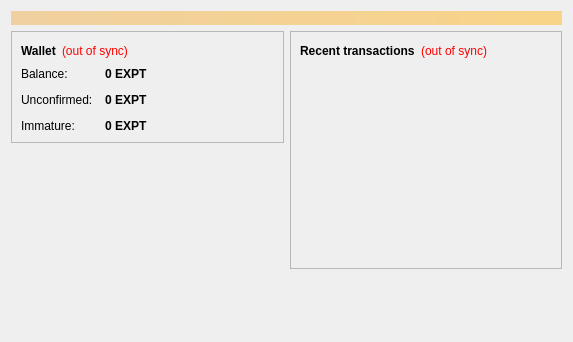
<?xml version="1.0" encoding="UTF-8"?>
<ui version="4.0">
 <class>OverviewPage</class>
 <widget class="QWidget" name="OverviewPage">
  <property name="geometry">
   <rect>
    <x>0</x>
    <y>0</y>
    <width>573</width>
    <height>342</height>
   </rect>
  </property>
  <property name="windowTitle">
   <string>Form</string>
  </property>
  <layout class="QVBoxLayout" name="topLayout">
   <item>
    <widget class="QLabel" name="labelAlerts">
     <property name="visible">
      <bool>false</bool>
     </property>
     <property name="styleSheet">
      <string notr="true">background-color: qlineargradient(x1: 0, y1: 0, x2: 1, y2: 0, stop:0 #F0D0A0, stop:1 #F8D488); color:#000000;</string>
     </property>
     <property name="wordWrap">
      <bool>true</bool>
     </property>
     <property name="margin">
      <number>3</number>
     </property>
    </widget>
   </item>
   <item>
    <layout class="QHBoxLayout" name="horizontalLayout" stretch="1,1">
     <item>
      <layout class="QVBoxLayout" name="verticalLayout_2">
       <item>
        <widget class="QFrame" name="frame">
         <property name="frameShape">
          <enum>QFrame::StyledPanel</enum>
         </property>
         <property name="frameShadow">
          <enum>QFrame::Raised</enum>
         </property>
         <layout class="QVBoxLayout" name="verticalLayout_4">
          <item>
           <layout class="QHBoxLayout" name="horizontalLayout_4">
            <item>
             <widget class="QLabel" name="label_5">
              <property name="font">
               <font>
                <weight>75</weight>
                <bold>true</bold>
               </font>
              </property>
              <property name="text">
               <string>Wallet</string>
              </property>
             </widget>
            </item>
            <item>
             <widget class="QLabel" name="labelWalletStatus">
              <property name="toolTip">
               <string>The displayed information may be out of date. Your wallet automatically synchronizes with the Expertcoin network after a connection is established, but this process has not completed yet.</string>
              </property>
              <property name="styleSheet">
               <string notr="true">QLabel { color: red; }</string>
              </property>
              <property name="text">
               <string notr="true">(out of sync)</string>
              </property>
              <property name="alignment">
               <set>Qt::AlignLeading|Qt::AlignLeft|Qt::AlignVCenter</set>
              </property>
             </widget>
            </item>
            <item>
             <spacer name="horizontalSpacer_2">
              <property name="orientation">
               <enum>Qt::Horizontal</enum>
              </property>
              <property name="sizeHint" stdset="0">
               <size>
                <width>40</width>
                <height>20</height>
               </size>
              </property>
             </spacer>
            </item>
           </layout>
          </item>
          <item>
           <layout class="QFormLayout" name="formLayout_2">
            <property name="fieldGrowthPolicy">
             <enum>QFormLayout::AllNonFixedFieldsGrow</enum>
            </property>
            <property name="horizontalSpacing">
             <number>12</number>
            </property>
            <property name="verticalSpacing">
             <number>12</number>
            </property>
            <item row="0" column="0">
             <widget class="QLabel" name="label">
              <property name="text">
               <string>Balance:</string>
              </property>
             </widget>
            </item>
            <item row="0" column="1">
             <widget class="QLabel" name="labelBalance">
              <property name="font">
               <font>
                <weight>75</weight>
                <bold>true</bold>
               </font>
              </property>
              <property name="cursor">
               <cursorShape>IBeamCursor</cursorShape>
              </property>
              <property name="toolTip">
               <string>Your current balance</string>
              </property>
              <property name="text">
               <string notr="true">0 EXPT</string>
              </property>
              <property name="textInteractionFlags">
               <set>Qt::LinksAccessibleByMouse|Qt::TextSelectableByKeyboard|Qt::TextSelectableByMouse</set>
              </property>
             </widget>
            </item>
            <item row="1" column="0">
             <widget class="QLabel" name="label_3">
              <property name="text">
               <string>Unconfirmed:</string>
              </property>
             </widget>
            </item>
            <item row="1" column="1">
             <widget class="QLabel" name="labelUnconfirmed">
              <property name="font">
               <font>
                <weight>75</weight>
                <bold>true</bold>
               </font>
              </property>
              <property name="cursor">
               <cursorShape>IBeamCursor</cursorShape>
              </property>
              <property name="toolTip">
               <string>Total of transactions that have yet to be confirmed, and do not yet count toward the current balance</string>
              </property>
              <property name="text">
               <string notr="true">0 EXPT</string>
              </property>
              <property name="textInteractionFlags">
               <set>Qt::LinksAccessibleByMouse|Qt::TextSelectableByKeyboard|Qt::TextSelectableByMouse</set>
              </property>
             </widget>
            </item>
            <item row="2" column="0">
             <widget class="QLabel" name="labelImmatureText">
              <property name="text">
               <string>Immature:</string>
              </property>
             </widget>
            </item>
            <item row="2" column="1">
             <widget class="QLabel" name="labelImmature">
              <property name="font">
               <font>
                <weight>75</weight>
                <bold>true</bold>
               </font>
              </property>
              <property name="toolTip">
               <string>Mined balance that has not yet matured</string>
              </property>
              <property name="text">
               <string notr="true">0 EXPT</string>
              </property>
              <property name="textInteractionFlags">
               <set>Qt::LinksAccessibleByMouse|Qt::TextSelectableByKeyboard|Qt::TextSelectableByMouse</set>
              </property>
             </widget>
            </item>
           </layout>
          </item>
         </layout>
        </widget>
       </item>
       <item>
        <spacer name="verticalSpacer">
         <property name="orientation">
          <enum>Qt::Vertical</enum>
         </property>
         <property name="sizeHint" stdset="0">
          <size>
           <width>20</width>
           <height>40</height>
          </size>
         </property>
        </spacer>
       </item>
      </layout>
     </item>
     <item>
      <layout class="QVBoxLayout" name="verticalLayout_3">
       <item>
        <widget class="QFrame" name="frame_2">
         <property name="frameShape">
          <enum>QFrame::StyledPanel</enum>
         </property>
         <property name="frameShadow">
          <enum>QFrame::Raised</enum>
         </property>
         <layout class="QVBoxLayout" name="verticalLayout">
          <item>
           <layout class="QHBoxLayout" name="horizontalLayout_2">
            <item>
             <widget class="QLabel" name="label_4">
              <property name="text">
               <string>&lt;b&gt;Recent transactions&lt;/b&gt;</string>
              </property>
             </widget>
            </item>
            <item>
             <widget class="QLabel" name="labelTransactionsStatus">
              <property name="toolTip">
               <string>The displayed information may be out of date. Your wallet automatically synchronizes with the Expertcoin network after a connection is established, but this process has not completed yet.</string>
              </property>
              <property name="styleSheet">
               <string notr="true">QLabel { color: red; }</string>
              </property>
              <property name="text">
               <string notr="true">(out of sync)</string>
              </property>
              <property name="alignment">
               <set>Qt::AlignRight|Qt::AlignTrailing|Qt::AlignVCenter</set>
              </property>
             </widget>
            </item>
            <item>
             <spacer name="horizontalSpacer">
              <property name="orientation">
               <enum>Qt::Horizontal</enum>
              </property>
              <property name="sizeHint" stdset="0">
               <size>
                <width>40</width>
                <height>20</height>
               </size>
              </property>
             </spacer>
            </item>
           </layout>
          </item>
          <item>
           <widget class="QListView" name="listTransactions">
            <property name="styleSheet">
             <string notr="true">QListView { background: transparent; }</string>
            </property>
            <property name="frameShape">
             <enum>QFrame::NoFrame</enum>
            </property>
            <property name="verticalScrollBarPolicy">
             <enum>Qt::ScrollBarAlwaysOff</enum>
            </property>
            <property name="horizontalScrollBarPolicy">
             <enum>Qt::ScrollBarAlwaysOff</enum>
            </property>
            <property name="selectionMode">
             <enum>QAbstractItemView::NoSelection</enum>
            </property>
           </widget>
          </item>
         </layout>
        </widget>
       </item>
       <item>
        <spacer name="verticalSpacer_2">
         <property name="orientation">
          <enum>Qt::Vertical</enum>
         </property>
         <property name="sizeHint" stdset="0">
          <size>
           <width>20</width>
           <height>40</height>
          </size>
         </property>
        </spacer>
       </item>
      </layout>
     </item>
    </layout>
   </item>
  </layout>
 </widget>
 <resources/>
 <connections/>
</ui>
